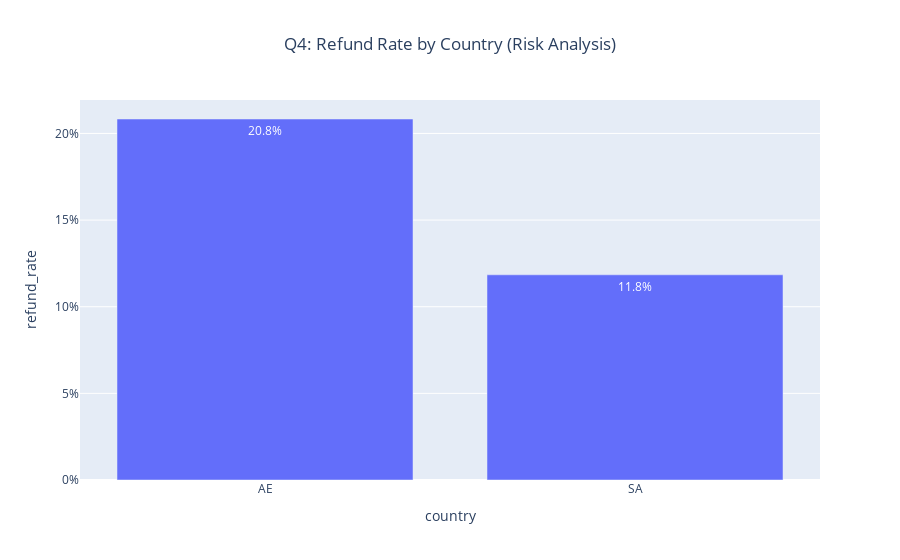

The notebook cell saved with this chart:
### Markdown cell above
**Key Findings:**
*   **Skewness:** The distribution is heavily right-skewed; most orders are small values (under 50).
*   **Typical Order:** The median order value is much lower than the mean, indicating that a few large orders pull the average up.
*   **Range:** The majority of orders fall between 10 and 50 (based on the histogram bins).

### Code cell
df["is_refund"] = (df["status_clean"] == "refund").astype(int)

q4_df = (
    df.groupby("country", dropna=False)
    .agg(
        refund_count=("is_refund", "sum"),
        total_orders=("order_id", "count")
    )
    .reset_index()
)
q4_df["refund_rate"] = q4_df["refund_count"] / q4_df["total_orders"]

print("--- Refund Risks ---")
display(q4_df.sort_values("refund_rate", ascending=False))

fig4 = px.bar(
    q4_df,
    x="country",
    y="refund_rate",
    text_auto=".1%", 
    title="Q4: Refund Rate by Country (Risk Analysis)"
)
fig4.update_yaxes(tickformat=".0%")
fig4.update_layout(title_x=0.5)
fig4.show()
save_fig(fig4, "q4_refund_rate.png")

### Figure 1 — Plotly figure (JSON) as saved in the notebook; plotly's stock layout.template omitted (floating-point values rounded to 4 significant figures)
{"data": [{"hovertemplate": "country=%{x}<br>refund_rate=%{y}<extra></extra>", "legendgroup": "", "marker": {"color": "#636efa", "pattern": {"shape": ""}}, "name": "", "orientation": "v", "showlegend": false, "textposition": "auto", "texttemplate": "%{y:.1%}", "type": "bar", "x": ["AE", "SA"], "xaxis": "x", "y": [0.2083, 0.1184], "yaxis": "y"}], "layout": {"barmode": "relative", "legend": {"tracegroupgap": 0}, "title": {"text": "Q4: Refund Rate by Country (Risk Analysis)", "x": 0.5}, "xaxis": {"anchor": "y", "domain": [0, 1], "title": {"text": "country"}}, "yaxis": {"anchor": "x", "domain": [0, 1], "tickformat": ".0%", "title": {"text": "refund_rate"}}}}
